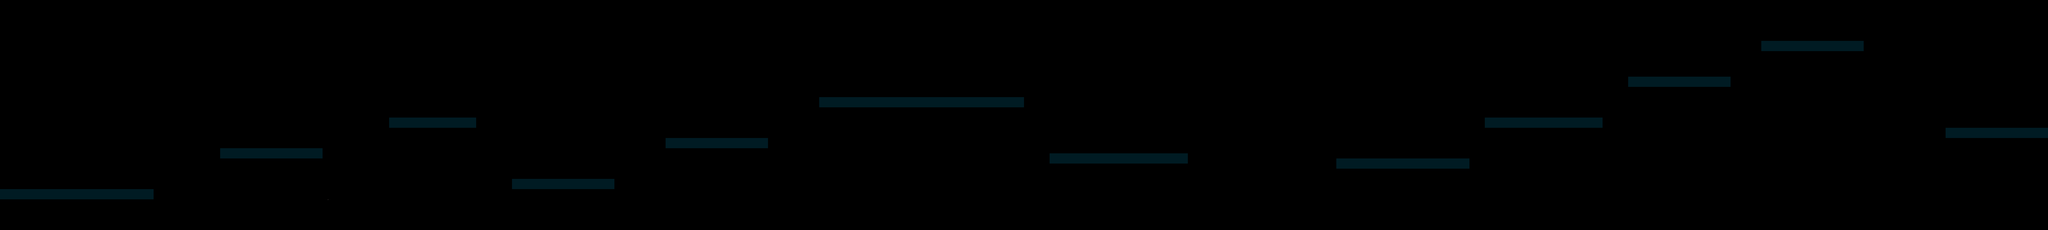

This is a level from a 2D game, rendered from its Tiled map with the project's own tilesets. A one-line summary and the map file follow, with tile-layer data summarised:
An orthogonal 400x45 tile map with 16x16 px tiles, 1 tile layer (Tile Layer 1).

<map version="1.10" tiledversion="1.10.0" orientation="orthogonal" renderorder="right-down" width="400" height="45" tilewidth="16" tileheight="16" infinite="0" nextlayerid="2" nextobjectid="1">
 <tileset firstgid="1" source="Tileset.tsx" />
 <layer id="1" name="Tile Layer 1" width="400" height="45">
  <data>[18000 cells, 593 non-empty, 15 distinct tile ids]</data>
 </layer>
</map>
